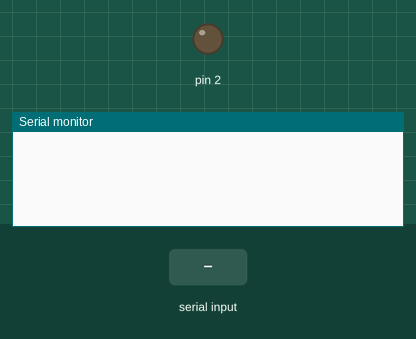
This sketch was run on a simulated Arduino Uno, built with avr-gcc and run on an emulated ATmega328P. On the bench: output pins drawn as LEDs (lit = HIGH), the last lines printed to the serial monitor. The test bench sets the inputs (shaded band).

Above: at 1.2 s.
1.3 s: "90,45\n" received over Serial
At 1.7 s:
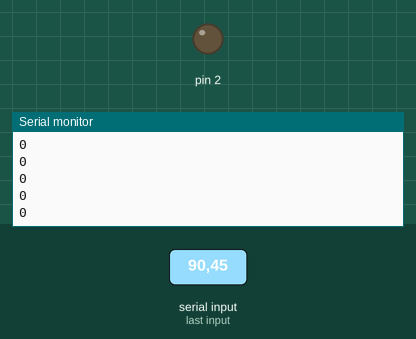
2.8 s: "30,150\n" received over Serial
At 3.3 s:
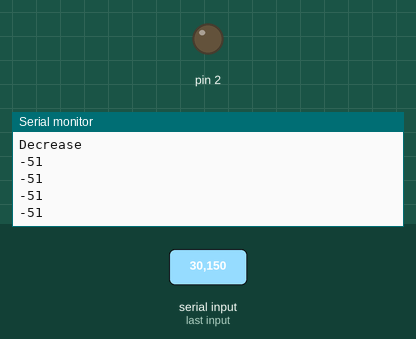
4.3 s: "2\n" received over Serial
At 5.2 s:
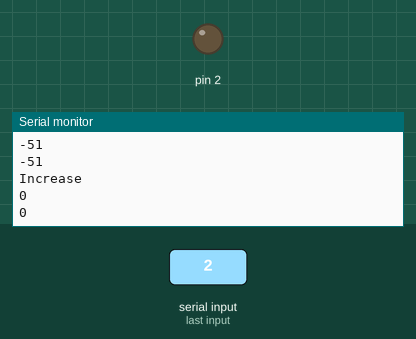

Measured:
- after the input at 1.3 s, the serial monitor: prints a new line at once (image 1)
- after the input at 2.8 s, the serial monitor: prints a new line at once (image 2)
- after the input at 4.3 s, the serial monitor: prints a new line at once (image 3)

The sketch:

Cytron_20a_motor_driver.ino
```cpp
//https://th.cytron.io/c-motor-driver/p-20amp-6v-30v-dc-motor-driver

//*press 1 to decrease speed and 2 to increase speed.

class Cytron_20a_motor_driver
{
private:
    int PWM, DIR;
public:
    int speed_now=0;
    Cytron_20a_motor_driver(int pwm, int dir) : PWM(pwm), DIR(dir)
    {
        pinMode(PWM, OUTPUT);
        pinMode(DIR, OUTPUT);
    }

    void set_speed(int speed)
    {
        if (speed > 255 || speed < -255)  // Fixed the condition for out-of-range speed
        {
            Serial.println("Speed is out of range");
            return;
        }

        if (speed == 0)
        {
            analogWrite(PWM, 0);
            digitalWrite(DIR, LOW);
        }
        else if (speed > 0)
        {
            analogWrite(PWM, speed);
            digitalWrite(DIR, LOW);
        }
        else
        {
            analogWrite(PWM, -speed);
            digitalWrite(DIR, HIGH);
        }
    }
};

int speeda = 0;
int increasement = 51;

Cytron_20a_motor_driver motor1(2, 22);

void setup()
{
    Serial.begin(9600);
}

void loop()
{
    if (Serial.available() > 0)  // Added a check for available serial data
    {
        int commanda = Serial.read();

        switch (commanda - '0')
        {
            case 1:
                Serial.println("Decrease");
                speeda = max(speeda - increasement, -255);
                break;
            case 2:
                Serial.println("Increase");
                speeda = min(speeda + increasement, 255);
                break;
            default:
                break;
        }
        Serial.println(speeda);
        motor1.set_speed(speeda);
    }

    delay(10);
}
```
